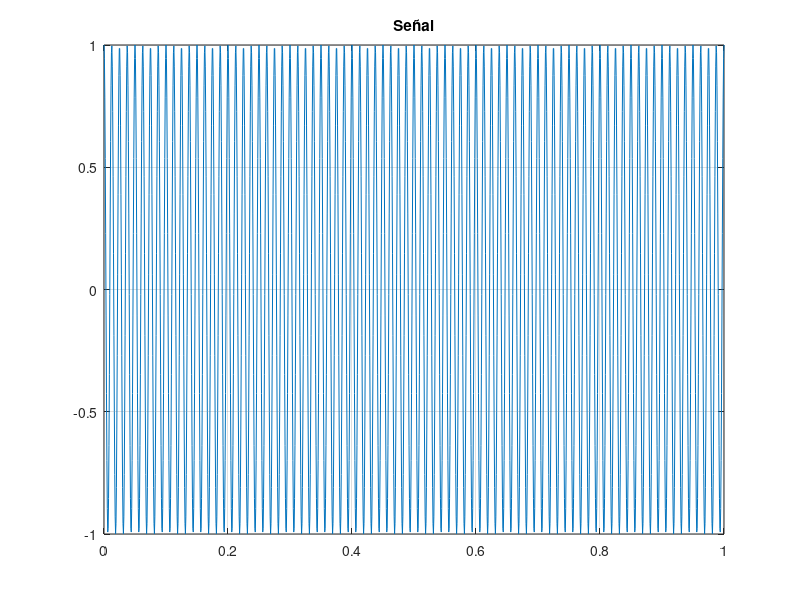
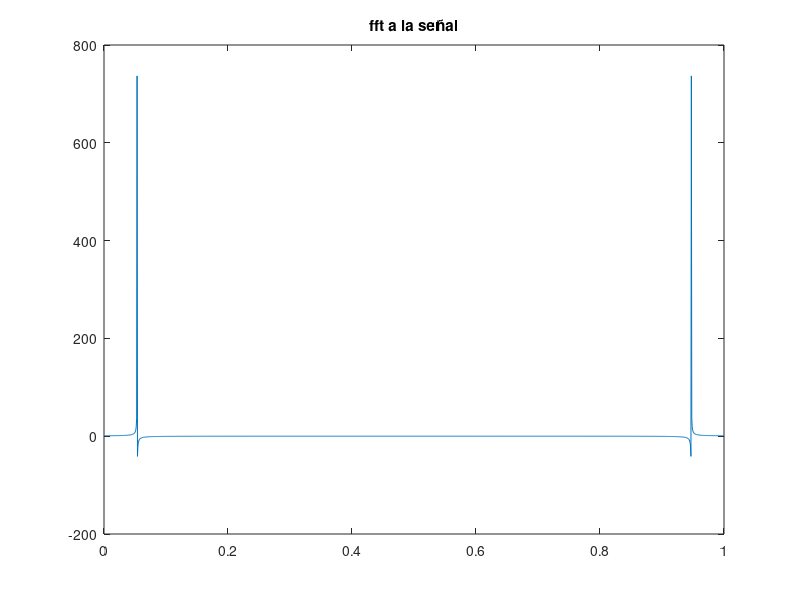
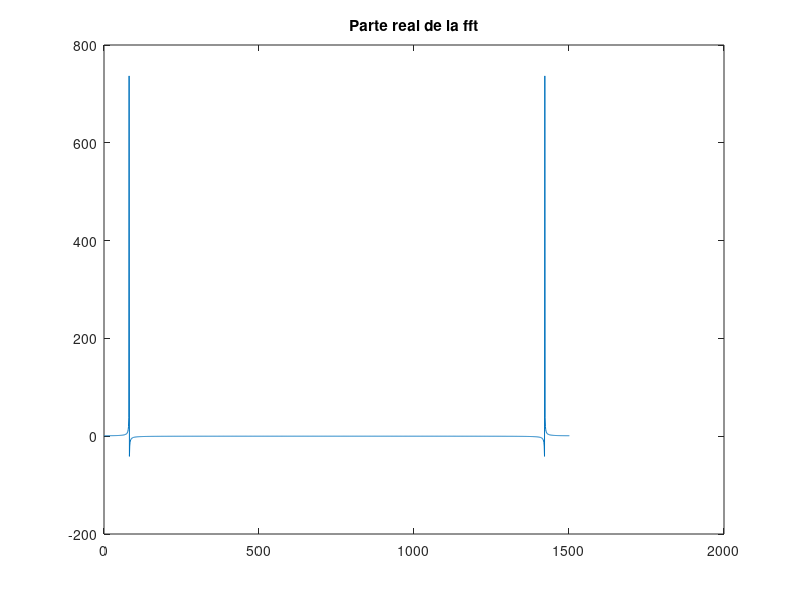
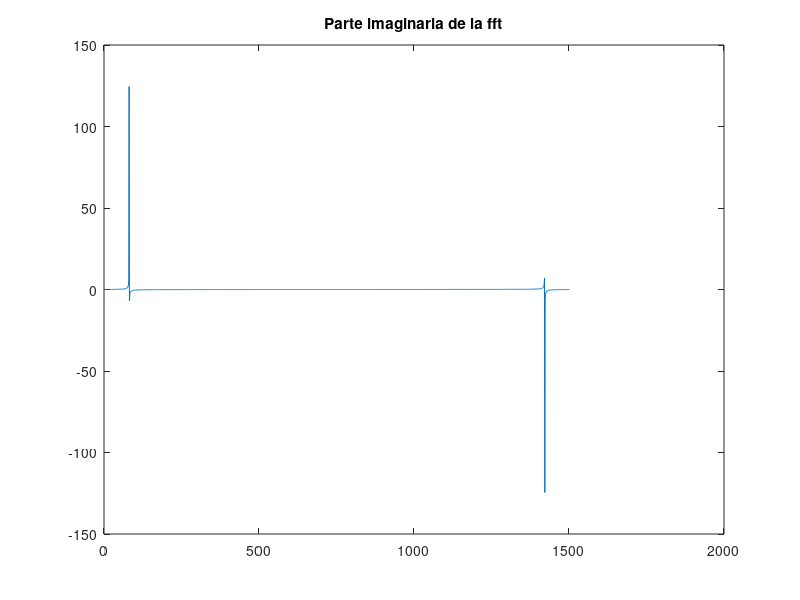

The MATLAB source for these figures, in order:
%INTRODUCCION A LA TRANSFORMDA DE FOURIER
clear;
close all;
clc;

%METODO PARA OBTENER LA TRANSFORMADA DE FOURIER DE UN VECTOR  
a=[1 4 5 7 56 1 3 7]; %Vector
transf=fft(a); %Calculamos su transformada discreta de Fourier

%Generamos una señal coseno y generamos su transformada y mostramos su
%parte imaginaria, el valor absoluto y el angulo 

Fs=1500; %Frecuencia de muestreo
w=80; %Frecuencia 
t=0:(1/Fs):1; %Vector tiempo 
x=cos(2*pi*w*t); %Creamos nuestra señal 

figure(1);
plot(t,x);
title("Señal");
grid on;

%Obtener la tranformada rapida de Fourier 
fft_x=fft(x);
figure(2);
plot(t,fft_x);
title("fft a la señal");

%Obtenemos la parte real 
real_fft=real(fft_x); %comando real para obtener la parte real 
figure(3);
plot(real_fft);
title("Parte real de la fft");

%Obtenemos la parte imaginaria 
imaginaria_fft=imag(fft_x); %imag para obtener la parte imaginaria
figure(4); 
plot(imaginaria_fft);
title("Parte imaginaria de la fft");

%Obtenemos el valor absoluto 
abs_fft=abs(fft_x);
figure(5);
plot(abs_fft);
title("Valor absoluto de fft"),

%Obtenemos el angulo 
fase_fft=angle(fft_x);
figure(6),
plot(fase_fft),
title("Angulo de la fft"); 

